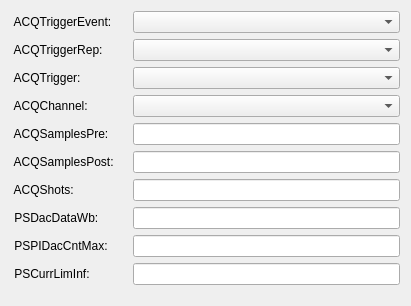
    <widget class="QWidget" name="gridLayoutWidget">
     <property name="geometry">
      <rect>
       <x>10</x>
       <y>20</y>
       <width>411</width>
       <height>306</height>
      </rect>
     </property>
     <layout class="QGridLayout" name="gridLayout">
      <item row="7" column="2">
       <widget class="PyDMLineEdit" name="PyDMLineEdit_16">
        <property name="toolTip">
         <string/>
        </property>
        <property name="channel" stdset="0">
         <string>XX-99SL01:DI-FOFBCtrl:PSDacDataWb-SP</string>
        </property>
       </widget>
      </item>
      <item row="5" column="0">
       <widget class="QLabel" name="label_4">
        <property name="text">
         <string> ACQSamplesPost:</string>
        </property>
       </widget>
      </item>
      <item row="4" column="2">
       <widget class="PyDMLineEdit" name="PyDMLineEdit_3">
        <property name="toolTip">
         <string/>
        </property>
        <property name="channel" stdset="0">
         <string>XX-99SL01:DI-FOFBCtrl:ACQSamplesPre-SP</string>
        </property>
       </widget>
      </item>
      <item row="9" column="2">
       <widget class="PyDMLineEdit" name="PyDMLineEdit_23">
        <property name="toolTip">
         <string/>
        </property>
        <property name="channel" stdset="0">
         <string>XX-99SL01:DI-FOFBCtrl:PSCurrLimInf-SP</string>
        </property>
       </widget>
      </item>
      <item row="2" column="1">
       <widget class="PyDMLabel" name="PyDMLabel_2">
        <property name="toolTip">
         <string/>
        </property>
        <property name="channel" stdset="0">
         <string>XX-99SL01:DI-FOFBCtrl:ACQTrigger-Sel</string>
        </property>
       </widget>
      </item>
      <item row="4" column="1">
       <widget class="PyDMLabel" name="PyDMLabel_4">
        <property name="toolTip">
         <string/>
        </property>
        <property name="channel" stdset="0">
         <string>XX-99SL01:DI-FOFBCtrl:ACQSamplesPre-RB</string>
        </property>
       </widget>
      </item>
      <item row="5" column="1">
       <widget class="PyDMLabel" name="PyDMLabel_5">
        <property name="toolTip">
         <string/>
        </property>
        <property name="channel" stdset="0">
         <string>XX-99SL01:DI-FOFBCtrl:ACQSamplesPost-RB</string>
        </property>
       </widget>
      </item>
      <item row="3" column="2">
       <widget class="PyDMEnumComboBox" name="PyDMEnumComboBox_5">
        <property name="toolTip">
         <string/>
        </property>
        <property name="channel" stdset="0">
         <string>XX-99SL01:DI-FOFBCtrl:ACQChannel-Sel</string>
        </property>
       </widget>
      </item>
      <item row="6" column="2">
       <widget class="PyDMLineEdit" name="PyDMLineEdit_4">
        <property name="toolTip">
         <string/>
        </property>
        <property name="channel" stdset="0">
         <string>XX-99SL01:DI-FOFBCtrl:ACQShots-SP</string>
        </property>
       </widget>
      </item>
      <item row="1" column="2">
       <widget class="PyDMEnumComboBox" name="PyDMEnumComboBox_2">
        <property name="toolTip">
         <string/>
        </property>
        <property name="channel" stdset="0">
         <string>XX-99SL01:DI-FOFBCtrl:ACQTriggerRep-Sel</string>
        </property>
       </widget>
      </item>
      <item row="0" column="0">
       <widget class="QLabel" name="label_2">
        <property name="text">
         <string> ACQTriggerEvent:</string>
        </property>
       </widget>
      </item>
      <item row="7" column="0">
       <widget class="QLabel" name="label_10">
        <property name="text">
         <string> PSDacDataWb:</string>
        </property>
       </widget>
      </item>
      <item row="8" column="1">
       <widget class="PyDMLabel" name="PyDMLabel_34">
        <property name="toolTip">
         <string/>
        </property>
        <property name="channel" stdset="0">
         <string>XX-99SL01:DI-FOFBCtrl:PSPIDacCntMax-RB</string>
        </property>
       </widget>
      </item>
      <item row="2" column="0">
       <widget class="QLabel" name="label_8">
        <property name="text">
         <string> ACQTrigger:</string>
        </property>
       </widget>
      </item>
      <item row="0" column="2">
       <widget class="PyDMEnumComboBox" name="PyDMEnumComboBox_4">
        <property name="toolTip">
         <string/>
        </property>
        <property name="channel" stdset="0">
         <string>XX-99SL01:DI-FOFBCtrl:ACQTriggerEvent-Sel</string>
        </property>
       </widget>
      </item>
      <item row="3" column="1">
       <widget class="PyDMLabel" name="PyDMLabel_7">
        <property name="toolTip">
         <string/>
        </property>
        <property name="channel" stdset="0">
         <string>XX-99SL01:DI-FOFBCtrl:ACQChannel-Sel</string>
        </property>
       </widget>
      </item>
      <item row="9" column="0">
       <widget class="QLabel" name="label_20">
        <property name="text">
         <string> PSCurrLimInf:</string>
        </property>
       </widget>
      </item>
      <item row="6" column="1">
       <widget class="PyDMLabel" name="PyDMLabel_6">
        <property name="toolTip">
         <string/>
        </property>
        <property name="channel" stdset="0">
         <string>XX-99SL01:DI-FOFBCtrl:ACQShots-RB</string>
        </property>
       </widget>
      </item>
      <item row="1" column="0">
       <widget class="QLabel" name="label_7">
        <property name="text">
         <string> ACQTriggerRep:</string>
        </property>
       </widget>
      </item>
      <item row="2" column="2">
       <widget class="PyDMEnumComboBox" name="PyDMEnumComboBox_3">
        <property name="toolTip">
         <string/>
        </property>
        <property name="channel" stdset="0">
         <string>XX-99SL01:DI-FOFBCtrl:ACQTrigger-Sel</string>
        </property>
       </widget>
      </item>
      <item row="5" column="2">
       <widget class="PyDMLineEdit" name="PyDMLineEdit">
        <property name="toolTip">
         <string/>
        </property>
        <property name="channel" stdset="0">
         <string>XX-99SL01:DI-FOFBCtrl:ACQSamplesPost-SP</string>
        </property>
       </widget>
      </item>
      <item row="8" column="0">
       <widget class="QLabel" name="label_35">
        <property name="text">
         <string> PSPIDacCntMax:</string>
        </property>
       </widget>
      </item>
      <item row="8" column="2">
       <widget class="PyDMLineEdit" name="PyDMLineEdit_31">
        <property name="toolTip">
         <string/>
        </property>
        <property name="channel" stdset="0">
         <string>XX-99SL01:DI-FOFBCtrl:PSPIDacCntMax-SP</string>
        </property>
       </widget>
      </item>
      <item row="7" column="1">
       <widget class="PyDMLabel" name="PyDMLabel_10">
        <property name="toolTip">
         <string/>
        </property>
        <property name="channel" stdset="0">
         <string>XX-99SL01:DI-FOFBCtrl:PSDacDataWb-RB</string>
        </property>
       </widget>
      </item>
      <item row="4" column="0">
       <widget class="QLabel" name="label">
        <property name="text">
         <string> ACQSamplesPre:</string>
        </property>
       </widget>
      </item>
      <item row="6" column="0">
       <widget class="QLabel" name="label_5">
        <property name="text">
         <string> ACQShots:</string>
        </property>
       </widget>
      </item>
      <item row="3" column="0">
       <widget class="QLabel" name="label_6">
        <property name="text">
         <string> ACQChannel:</string>
        </property>
       </widget>
      </item>
      <item row="0" column="1">
       <widget class="PyDMLabel" name="PyDMLabel">
        <property name="toolTip">
         <string/>
        </property>
        <property name="channel" stdset="0">
         <string>XX-99SL01:DI-FOFBCtrl:ACQTriggerEvent-Sel</string>
        </property>
       </widget>
      </item>
      <item row="1" column="1">
       <widget class="PyDMLabel" name="PyDMLabel_8">
        <property name="toolTip">
         <string/>
        </property>
        <property name="channel" stdset="0">
         <string>XX-99SL01:DI-FOFBCtrl:ACQTriggerRep-Sel</string>
        </property>
       </widget>
      </item>
      <item row="9" column="1">
       <widget class="PyDMLabel" name="PyDMLabel_26">
        <property name="toolTip">
         <string/>
        </property>
        <property name="channel" stdset="0">
         <string>XX-99SL01:DI-FOFBCtrl:PSCurrLimInf-RB</string>
        </property>
       </widget>
      </item>
     </layout>
    </widget>
